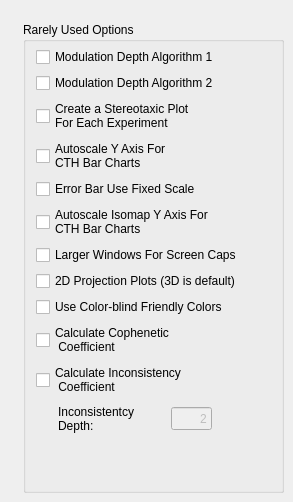
       <widget class="QFrame" name="rareFrame">
        <property name="sizePolicy">
         <sizepolicy hsizetype="Preferred" vsizetype="Preferred">
          <horstretch>0</horstretch>
          <verstretch>0</verstretch>
         </sizepolicy>
        </property>
        <property name="frameShape">
         <enum>QFrame::NoFrame</enum>
        </property>
        <property name="frameShadow">
         <enum>QFrame::Raised</enum>
        </property>
        <widget class="QGroupBox" name="rareOptionsBox">
         <property name="geometry">
          <rect>
           <x>23</x>
           <y>22</y>
           <width>261</width>
           <height>471</height>
          </rect>
         </property>
         <property name="sizePolicy">
          <sizepolicy hsizetype="Minimum" vsizetype="Preferred">
           <horstretch>0</horstretch>
           <verstretch>0</verstretch>
          </sizepolicy>
         </property>
         <property name="minimumSize">
          <size>
           <width>261</width>
           <height>0</height>
          </size>
         </property>
         <property name="title">
          <string>Rarely Used Options</string>
         </property>
         <widget class="QWidget" name="layoutWidget12">
          <property name="geometry">
           <rect>
            <x>13</x>
            <y>25</y>
            <width>247</width>
            <height>441</height>
           </rect>
          </property>
          <layout class="QVBoxLayout" name="rareLayout">
           <item>
            <widget class="QCheckBox" name="modDepth1">
             <property name="toolTip">
              <string>&lt;html&gt;&lt;head/&gt;&lt;body&gt;&lt;p&gt;Display the Modulation Depth Algorithm 1 plots.  This divides the cth into a high and low rate region and calculates modulation depth, given by (hi_rate-lo_rate) / (hi_rate+low_rate).  It was discovered that the high rate region was often 1 bin wide, which did not seem quite right.  This lead to the creation of Modulation Depth Algorithm 2.&lt;/p&gt;&lt;/body&gt;&lt;/html&gt;</string>
             </property>
             <property name="text">
              <string>Modulation Depth Algorithm 1</string>
             </property>
            </widget>
           </item>
           <item>
            <widget class="QCheckBox" name="modDepth2">
             <property name="toolTip">
              <string>&lt;html&gt;&lt;head/&gt;&lt;body&gt;&lt;p&gt;Display the Modulation Depth Algorithm 2 plots. This iteratively combines adjacent bins to create one high and one low rate region and calculates modulation depth, given by (hi_rate-lo_rate) / (hi_rate+low_rate). This avoids the feature of Mod Depth Algo 1 that resulted in a lot of the high rate region often being just 1 bin wide.  It also shows the peak cth in the high rate region, not the start bin. &lt;/p&gt;&lt;/body&gt;&lt;/html&gt;</string>
             </property>
             <property name="text">
              <string>Modulation Depth Algorithm 2</string>
             </property>
            </widget>
           </item>
           <item>
            <widget class="QCheckBox" name="stereoPerExp">
             <property name="toolTip">
              <string>&lt;html&gt;&lt;head/&gt;&lt;body&gt;The default stereotaxic plot uses all points from all experiments.  This will create a plot for each experiment.  This wil be on the workspace to the right, so you will have to switch to that workspace to view the plots.</string>
             </property>
             <property name="text">
              <string>Create a Stereotaxic Plot
For Each Experiment</string>
             </property>
            </widget>
           </item>
           <item>
            <widget class="QCheckBox" name="varBarY">
             <property name="toolTip">
              <string>&lt;html&gt;&lt;head/&gt;&lt;body&gt;&lt;p&gt;Each set of CTH subplots is scaled to the same scale, based on the maximum Y axis value in the cluster. Select this to have each subplot automatically scale the Y axis values to maximize the Y value for each plot.&lt;/p&gt;&lt;/body&gt;&lt;/html&gt;</string>
             </property>
             <property name="text">
              <string>Autoscale Y Axis For
CTH Bar Charts</string>
             </property>
            </widget>
           </item>
           <item>
            <widget class="QCheckBox" name="errPlotScale">
             <property name="toolTip">
              <string>&lt;html&gt;&lt;head/&gt;&lt;body&gt;By default, each Error Bar subplot is individually scaled.  Select this to use the same scale for every CTH Error Bar plot.  Ths can result in some very tiny error bars if one of the subplots has a large scaled standard error.</string>
             </property>
             <property name="text">
              <string>Error Bar Use Fixed Scale</string>
             </property>
            </widget>
           </item>
           <item>
            <widget class="QCheckBox" name="isoVarBarY">
             <property name="toolTip">
              <string>&lt;html&gt;&lt;head/&gt;&lt;body&gt;&lt;p&gt;Each set of Isomap CTH subplots is scaled to the same scale, based on the maximum range of Y axis values. Select this to have each subplot automatically scale the Y axis values to maximize the Y value for each plot.&lt;/p&gt;&lt;/body&gt;&lt;/html&gt;</string>
             </property>
             <property name="text">
              <string>Autoscale Isomap Y Axis For
CTH Bar Charts</string>
             </property>
            </widget>
           </item>
           <item>
            <widget class="QCheckBox" name="screenCap">
             <property name="toolTip">
              <string>&lt;html&gt;&lt;head/&gt;&lt;body&gt;&lt;p&gt;This is used to change the location and size of the N-space CTH projection plot and dendrogram windows on the left monitor (if you have more than 1 monitor) for screen captures.&lt;/p&gt;&lt;/body&gt;&lt;/html&gt;</string>
             </property>
             <property name="text">
              <string>Larger Windows For Screen Caps</string>
             </property>
            </widget>
           </item>
           <item>
            <widget class="QCheckBox" name="plot2D">
             <property name="toolTip">
              <string>&lt;html&gt;&lt;head/&gt;&lt;body&gt;&lt;p&gt;Project higher dimensional plots onto a 2D space. The default is to project onto a 3D space.&lt;/p&gt;&lt;/body&gt;&lt;/html&gt;</string>
             </property>
             <property name="text">
              <string>2D Projection Plots (3D is default)</string>
             </property>
            </widget>
           </item>
           <item>
            <widget class="QCheckBox" name="colorOn">
             <property name="toolTip">
              <string>&lt;html&gt;&lt;head/&gt;&lt;body&gt;&lt;p&gt;Show plotting colors using a color blind friendly set of colors. There are 15 colors in the palette. They get reused for more than this many clusters, so larger numbers of clusters will use the same color for different clusters.&lt;/p&gt;&lt;/body&gt;&lt;/html&gt;</string>
             </property>
             <property name="text">
              <string>Use Color-blind Friendly Colors</string>
             </property>
            </widget>
           </item>
           <item>
            <widget class="QCheckBox" name="copheneticCalc">
             <property name="toolTip">
              <string>&lt;html&gt;&lt;head/&gt;&lt;body&gt;&lt;p&gt;See https://en.wikipedia.org/wiki/Cophenetic_correlation for a discussion of what this means. This can take a VERY long time for large data sets.&lt;/p&gt;&lt;/body&gt;&lt;/html&gt;</string>
             </property>
             <property name="text">
              <string>Calculate Cophenetic
 Coefficient</string>
             </property>
            </widget>
           </item>
           <item>
            <widget class="QCheckBox" name="inconsistencyCalc">
             <property name="toolTip">
              <string>&lt;html&gt;&lt;head/&gt;&lt;body&gt;&lt;p&gt;See http://www.mathworks.com/help/stats/hierarchical-clustering.htm for a discussion of what this means.&lt;/p&gt;&lt;/body&gt;&lt;/html&gt;</string>
             </property>
             <property name="text">
              <string>Calculate Inconsistency
 Coefficient</string>
             </property>
            </widget>
           </item>
           <item>
            <widget class="QFrame" name="frame">
             <property name="frameShape">
              <enum>QFrame::NoFrame</enum>
             </property>
             <property name="frameShadow">
              <enum>QFrame::Plain</enum>
             </property>
             <widget class="QLabel" name="inconsistentLabel">
              <property name="geometry">
               <rect>
                <x>22</x>
                <y>1</y>
                <width>91</width>
                <height>29</height>
               </rect>
              </property>
              <property name="toolTip">
               <string>&lt;html&gt;&lt;head/&gt;&lt;body&gt;&lt;p&gt;This is how many levels to look below the current one when doing comparisons. </string>
              </property>
              <property name="text">
               <string>Inconsistentcy
Depth:</string>
              </property>
             </widget>
             <widget class="QLineEdit" name="inconsistentDepth">
              <property name="enabled">
               <bool>false</bool>
              </property>
              <property name="geometry">
               <rect>
                <x>135</x>
                <y>4</y>
                <width>41</width>
                <height>23</height>
               </rect>
              </property>
              <property name="text">
               <string>2</string>
              </property>
              <property name="alignment">
               <set>Qt::AlignRight|Qt::AlignTrailing|Qt::AlignVCenter</set>
              </property>
             </widget>
            </widget>
           </item>
          </layout>
         </widget>
        </widget>
       </widget>
